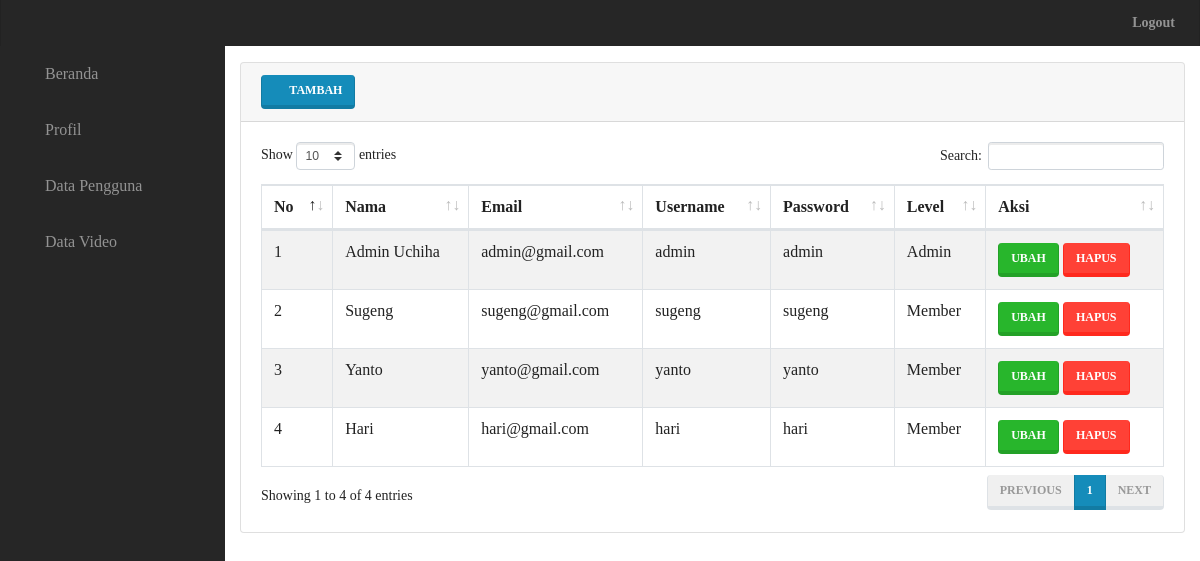
The page /admin/datapenggunadaftar.php on the database its author committed.
### tables this page shows
CREATE TABLE `pengguna` (
  `idpengguna` int(11) NOT NULL,
  `nama` varchar(255) DEFAULT NULL,
  `email` varchar(50) DEFAULT NULL,
  `username` varchar(255) DEFAULT NULL,
  `password` varchar(255) DEFAULT NULL,
  `level` text NOT NULL
);

### admin/datapenggunadaftar.php (the view)
<?php
include 'head.php';
?>
<div class="card mb-3">
    <div class="card-header">
        <a href="datapenggunatambah.php" class="btn btn-primary"><i class="fa fa-plus"> </i> &nbsp;Tambah</a>
    </div>
    <div class="card-body">
        <div class="row">
            <div class="col-md-12">
                <div class="table-responsive">
                    <table class="table table-bordered table-striped" id="table">
                        <thead>
                            <tr>
                                <th>No</th>
                                <th>Nama</th>
                                <th>Email</th>
                                <th>Username</th>
                                <th>Password</th>
                                <th>Level</th>
                                <th>Aksi</th>
                            </tr>
                        </thead>
                        <tbody>
                            <?php $nomor = 1; ?>
                            <?php $ambil = $koneksi->query("SELECT * FROM pengguna"); ?>
                            <?php while ($data = $ambil->fetch_assoc()) { ?>
                                <tr>
                                    <td><?php echo $nomor; ?></td>
                                    <td><?php echo $data['nama'] ?></td>
                                    <td><?php echo $data['email'] ?></td>
                                    <td><?php echo $data['username'] ?></td>
                                    <td><?php echo $data['password'] ?></td>
                                    <td><?php echo $data['level'] ?></td>
                                    <td>
                                        <a href="datapenggunaedit.php?id=<?php echo $data['idpengguna']; ?>" class="btn btn-success">Ubah</a>
                                        <a href="datapenggunahapus.php?id=<?php echo $data['idpengguna']; ?>" class="btn btn-danger" onclick="return confirm('Apakah anda yakin ingin menghapus data ini')">Hapus</a>
                                    </td>
                                </tr>
                                <?php $nomor++; ?>
                            <?php } ?>
                        </tbody>
                    </table>
                </div>
            </div>
        </div>
    </div>
</div>
<?php
include 'footer.php'; ?>

### admin/head.php (shortened to what this page needs)
<html>
<head>
	<link href="../assets/admin/assets/bootstrap/css/bootstrap.min.css" rel="stylesheet">
	<link href="../assets/admin/assets/fontawesome-free/css/all.min.css" rel="stylesheet" type="text/css">
	<link href="../assets/admin/assets/datatables/dataTables.bootstrap4.css" rel="stylesheet">
	<link href="../assets/admin/css/sb-admin.css" rel="stylesheet">
</head>
<body id="page-top">
	<nav class="navbar navbar-expand navbar-dark static-top style=" style="border-bottom-width: 0px;background-color:#262626">
		<ul class="navbar-nav ml-auto ml-md-0">
			<li class="nav-item">
				<a class="nav-link " id="sidebarToggle">
					<i class="fas fa-bars"></i>
				</a>
			</li>
			<li class="nav-item">
				<a class="nav-link" href="logout.php" onclick="return confirm('Apakah anda yakin ingin keluar ?')">
					<i class="fas fa-logout">Logout</i>
				</a>
			</li>
		</ul>
	</nav>
	<div id="wrapper">
		<ul class="sidebar navbar-nav" style="background-color:#262626">
			<li class="nav-item">
				<a class="nav-link" href="dashboard.php">
					<i class="fas fa-fw fa-home"></i>
					<span>&nbsp; Beranda</span>
				</a>
			</li>
			<li class="nav-item">
				<a class="nav-link" href="profil.php">
					<i class="fas fa-fw fa-user"></i>
					<span>&nbsp; Profil</span>
				</a>
			</li>
			<li class="nav-item">
				<a class="nav-link" href="datapenggunadaftar.php">
					<i class="fas fa-fw fa-users"></i>
					<span>&nbsp; Data Pengguna</span>
				</a>
			</li>
			<li class="nav-item">
				<a class="nav-link" href="datavideodaftar.php">
					<i class="fas fa-fw fa-video"></i>
					<span>&nbsp; Data Video</span>
				</a>
			</li>
		</ul>
		<div id="content-wrapper">
			<div class="container-fluid">

### admin/footer.php (shortened to what this page needs)
</body>
</html>

### assets/admin/css/sb-admin.css (style rules this page uses)
html { position: relative; min-height: 100%; }
body { height: 100%; }
#wrapper { display: -webkit-box; display: -ms-flexbox; display: flex; }
#wrapper #content-wrapper { overflow-x: hidden; width: 100%; padding-top: 1rem; padding-bottom: 80px; }
.sidebar { width: 90px !important; background-color: #212529; min-height: calc(100vh - 56px); }
.sidebar .nav-item:last-child { margin-bottom: 1rem; }
.sidebar .nav-item .nav-link { text-align: center; padding: 0.75rem 1rem; width: 90px; }
.sidebar .nav-item .nav-link span { font-size: 0.65rem; display: block; }
.sidebar .nav-item .nav-link { color: rgba(255, 255, 255, 0.5); }
@media (min-width: 768px) { .sidebar { width: 225px !important; } }
@media (min-width: 768px) { .sidebar .nav-item .nav-link { display: block; width: 100%; text-align: left; padding: 1rem; width: 225px; } }
@media (min-width: 768px) { .sidebar .nav-item .nav-link span { font-size: 1rem; display: inline; } }
:root { --input-padding-x: 0.75rem; --input-padding-y: 0.75rem; }

### rows shown on the page
pengguna: nama "Admin Uchiha", email "admin@gmail.com", username "admin", password "admin", level "Admin"
pengguna: nama "Sugeng", email "sugeng@gmail.com", username "sugeng", password "sugeng", level "Member"
pengguna: nama "Yanto", email "yanto@gmail.com", username "yanto", password "yanto", level "Member"
pengguna: nama "Hari", email "hari@gmail.com", username "hari", password "hari", level "Member"
